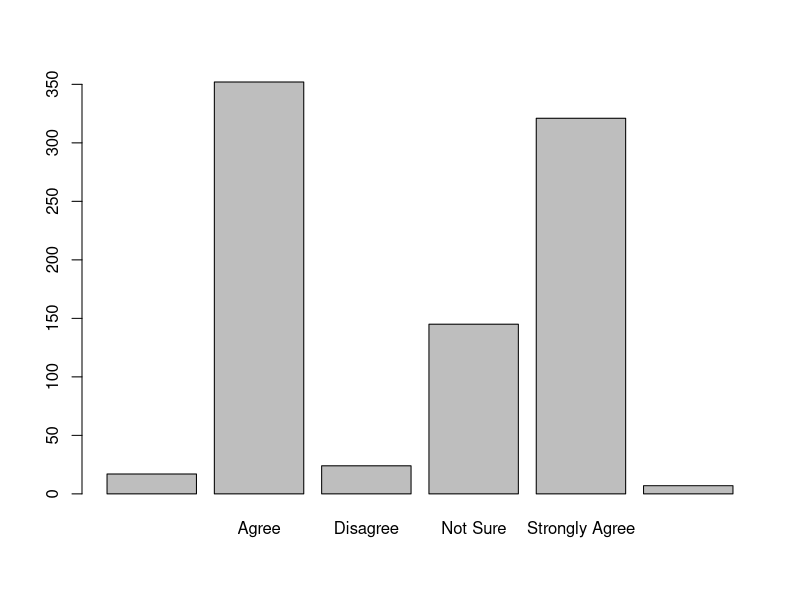
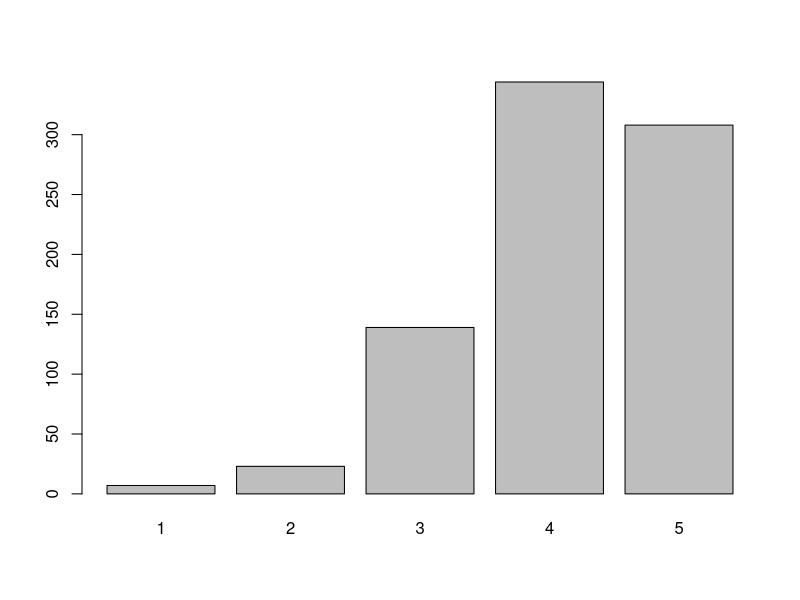
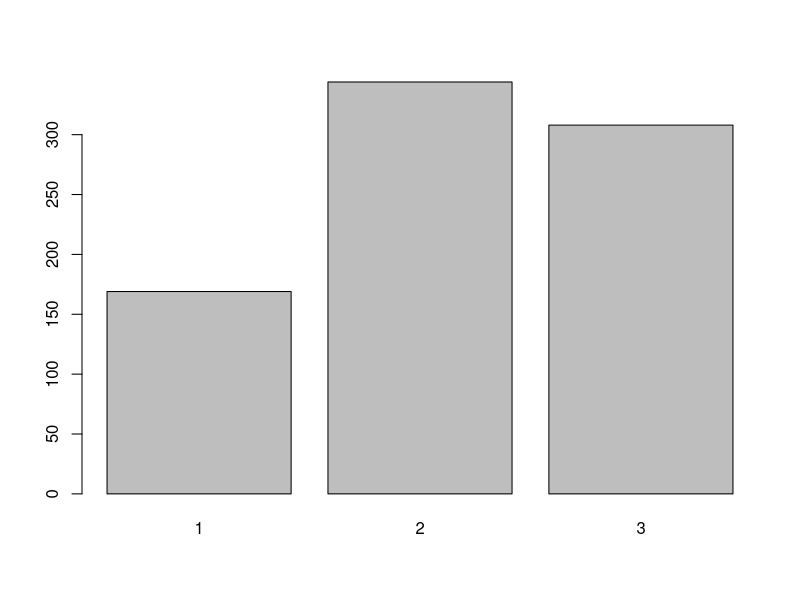
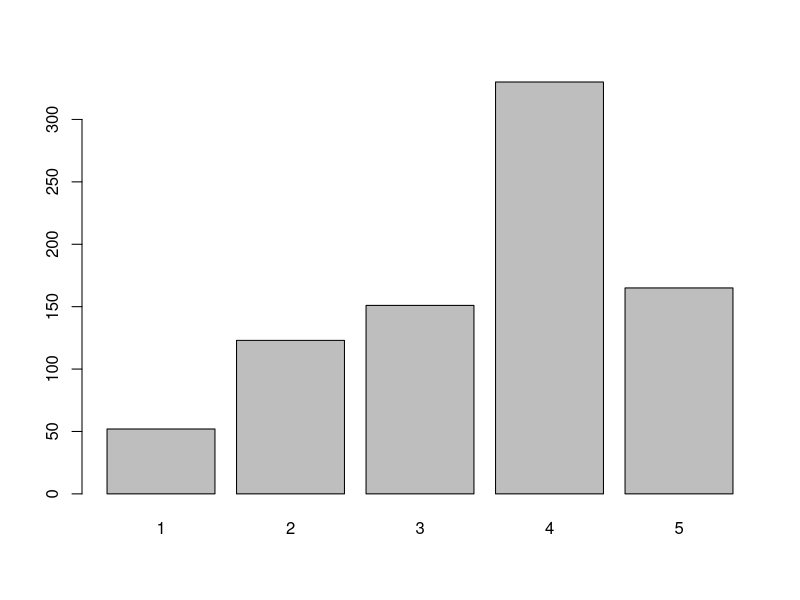
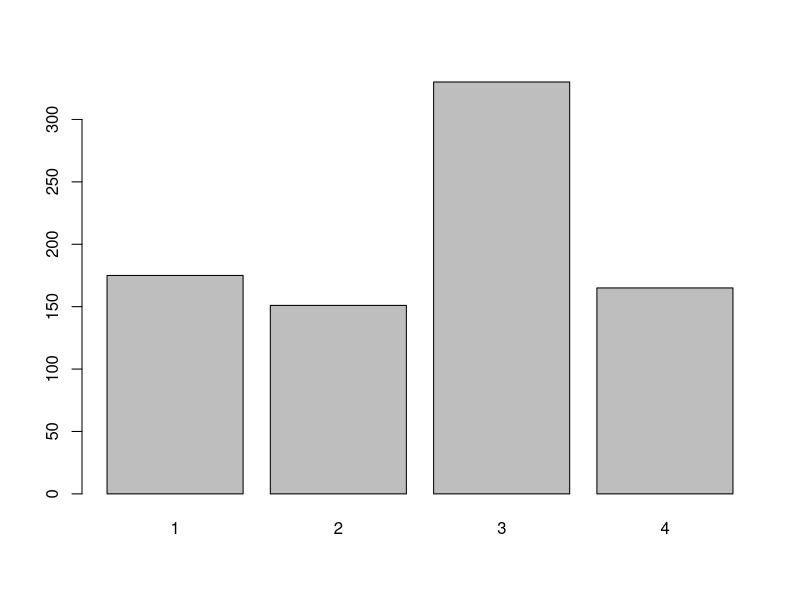
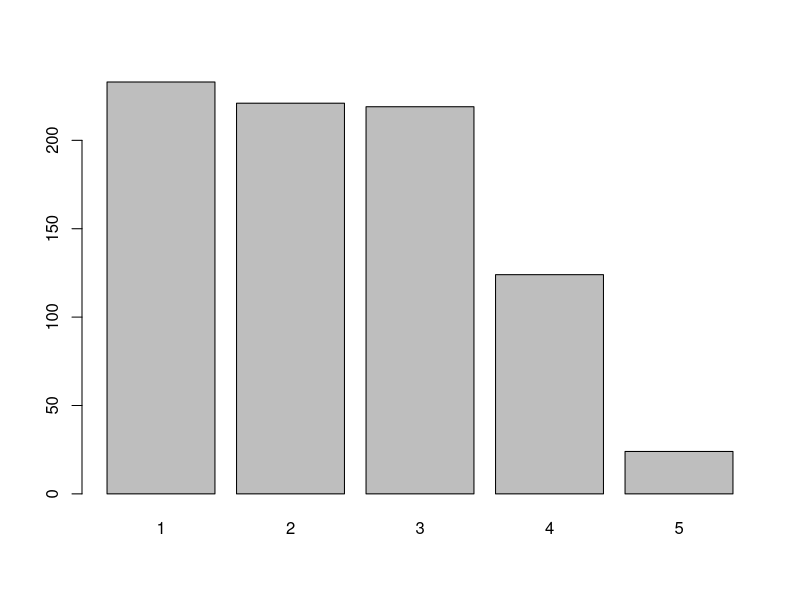
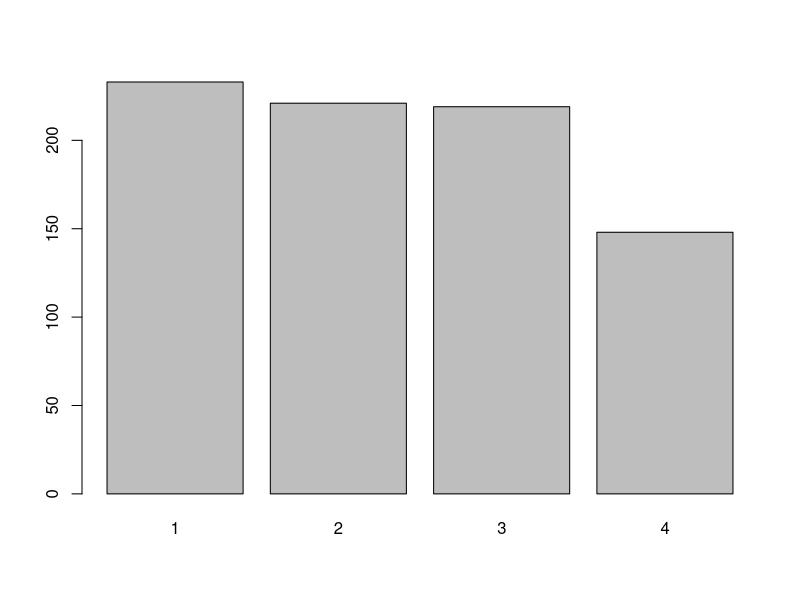
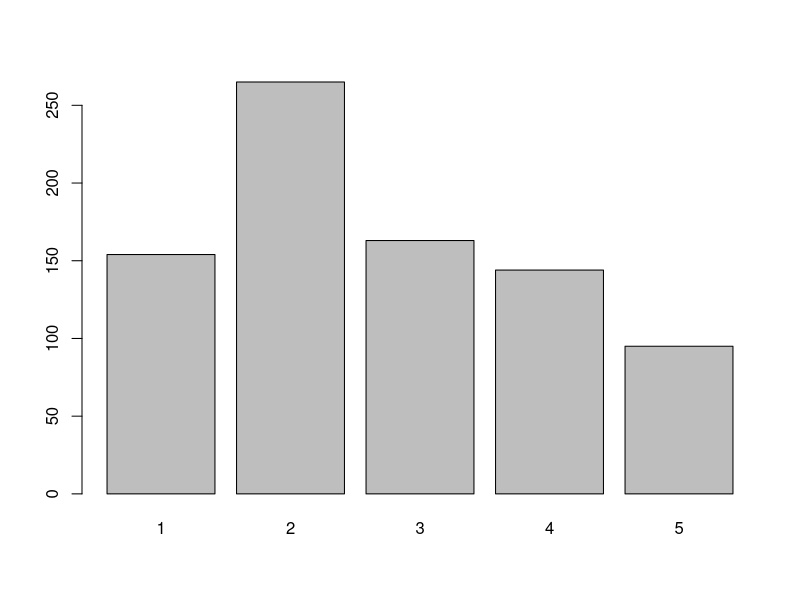

The R source for these figures, in order:
## ---- chunk 1
stem_org = read.csv("stem.csv")

# subset out original dataset
stem = stem_org[1:866,]
## ---- chunk 2
# ordinal pooling, questions Q3.1 to Q3.24
barplot(table(stem$Q3.1))
table(stem$Q3.2)

# change to numeric 1-5
reordered = as.data.frame(sapply(stem, function(x) as.integer(factor(as.character(x), levels=c("Strongly Disagree","Disagree","Not Sure", "Agree", "Strongly Agree")))))

stem[24:47] = reordered[24:47]
## ---- chunk 3
# make a copy incase we need original rows for later analysis
stem_ordinal = stem[24:47]
stem_ordinal = na.omit(stem_ordinal)
## ---- chunk 4
#### Q3.1 ####

# checking
barplot(table(stem_ordinal$Q3.1))
cat("Total of all levels:", sum(table(stem_ordinal$Q3.1)), "\n")
cat("Total of levels:", sum(table(stem_ordinal$Q3.1)[1:3]), "\n")

# changing levels
stem_ordinal$Q3.1[stem_ordinal$Q3.1 == 1 | stem_ordinal$Q3.1 == 2 | stem_ordinal$Q3.1 == 3 ] <- 1
stem_ordinal$Q3.1[stem_ordinal$Q3.1 == 4] <- 2
stem_ordinal$Q3.1[stem_ordinal$Q3.1 == 5] <- 3

# checking after 
barplot(table(stem_ordinal$Q3.1)) # good

#### Q3.2 ####

# checking
barplot(table(stem_ordinal$Q3.2))
total=sum(table(stem_ordinal$Q3.2))
levels=sum(table(stem_ordinal$Q3.2)[1:2])

cat("Total of levels:", levels, "\n")
cat("Proportion of levels to total", levels/total, "\n")


# changing levels
stem_ordinal$Q3.2[stem_ordinal$Q3.2 == 1 | stem_ordinal$Q3.2 == 2] <- 1
stem_ordinal$Q3.2[stem_ordinal$Q3.2 == 3] <- 2
stem_ordinal$Q3.2[stem_ordinal$Q3.2 == 4] <- 3
stem_ordinal$Q3.2[stem_ordinal$Q3.2 == 5] <- 4


# checking after 
barplot(table(stem_ordinal$Q3.2)) # good

#### Q3.3 ####

# checking
barplot(table(stem_ordinal$Q3.3))
total=sum(table(stem_ordinal$Q3.3))
levels=sum(table(stem_ordinal$Q3.3)[4:5])

cat("Total of levels:", levels, "\n")
cat("Proportion of levels to total", levels/total, "\n")

# changing levels
stem_ordinal$Q3.3[stem_ordinal$Q3.3 == 4 | stem_ordinal$Q3.3 == 5] <- 4

# checking after 
barplot(table(stem_ordinal$Q3.3)) # good


#### Q3.4 ####

# checking
barplot(table(stem_ordinal$Q3.4))
total=sum(table(stem_ordinal$Q3.4))
levels=sum(table(stem_ordinal$Q3.4)[5])

cat("Total of levels:", levels, "\n")
cat("Proportion of levels to total", levels/total, "\n") # over 10% for 5 levels so clear

# checking after 
barplot(table(stem_ordinal$Q3.4)) # good


#### Q3.5 ####

# checking
barplot(table(stem_ordinal$Q3.5))
total=sum(table(stem_ordinal$Q3.5))
levels=sum(table(stem_ordinal$Q3.5)[5])

cat("Total of levels:", levels, "\n")
cat("Proportion of levels to total", levels/total, "\n")

# checking after 
barplot(table(stem_ordinal$Q3.5)) # good


#### Q3.6 ####

# checking
barplot(table(stem_ordinal$Q3.6))
total=sum(table(stem_ordinal$Q3.6))
levels=sum(table(stem_ordinal$Q3.6)[1])

cat("Total of levels:", levels, "\n")
cat("Proportion of levels to total", levels/total, "\n") # proportion is not at least 10%, combine 1 & 2

# changing levels
stem_ordinal$Q3.6[stem_ordinal$Q3.6 == 1 | stem_ordinal$Q3.3 == 2] <- 1
stem_ordinal$Q3.6[stem_ordinal$Q3.6 == 3] <- 2
stem_ordinal$Q3.6[stem_ordinal$Q3.6 == 4] <- 3
stem_ordinal$Q3.6[stem_ordinal$Q3.6 == 5] <- 4

# checking after 
barplot(table(stem_ordinal$Q3.6)) # good
## ---- chunk 5
#### Q3.7 ####

# checking
barplot(table(stem_ordinal$Q3.7))
total=sum(table(stem_ordinal$Q3.7))
levels=sum(table(stem_ordinal$Q3.7)[5])

cat("Total of levels:", levels, "\n")
cat("Proportion of levels to total", levels/total, "\n") # proportion is not at least 10%, combine 4 & 5

# changing levels
stem_ordinal$Q3.7[stem_ordinal$Q3.7 == 4 | stem_ordinal$Q3.7 == 5] <- 4

# checking after 
barplot(table(stem_ordinal$Q3.7)) # good


#### Q3.8 ####
# checking
barplot(table(stem_ordinal$Q3.8))
total=sum(table(stem_ordinal$Q3.8))
levels=sum(table(stem_ordinal$Q3.8)[1])

cat("Total of levels:", levels, "\n")
cat("Proportion of levels to total", levels/total, "\n") # not 10%, combine 1 & 2

# changing levels
stem_ordinal$Q3.8[stem_ordinal$Q3.8 == 1 | stem_ordinal$Q3.8 == 2] <- 1
stem_ordinal$Q3.8[stem_ordinal$Q3.8 == 3] <- 2
stem_ordinal$Q3.8[stem_ordinal$Q3.8 == 4] <- 3
stem_ordinal$Q3.8[stem_ordinal$Q3.8 == 5] <- 4
# checking after 
barplot(table(stem_ordinal$Q3.8)) # good


#### Q3.9 ####
# checking
barplot(table(stem_ordinal$Q3.9))
total=sum(table(stem_ordinal$Q3.9))
levels=sum(table(stem_ordinal$Q3.9)[1])
levels2=sum(table(stem_ordinal$Q3.9)[5])

cat("Total of levels:", levels, "\n")
cat("Proportion of levels to total", levels/total, "\n") # factor 1 not 10%, combine 1 & 2. 
cat("Proportion of levels to total", levels2/total, "\n") # Factor 5 not 10%, combine 4 & 5.

# changing levels
stem_ordinal$Q3.9[stem_ordinal$Q3.9 == 1 | stem_ordinal$Q3.9 == 2] <- 1
stem_ordinal$Q3.9[stem_ordinal$Q3.9 == 3] <- 2
stem_ordinal$Q3.9[stem_ordinal$Q3.9 == 4 | stem_ordinal$Q3.9 == 5] <- 3

# checking after 
barplot(table(stem_ordinal$Q3.9)) # good


#### Q3.10 ####
# checking
barplot(table(stem_ordinal$Q3.10))
total=sum(table(stem_ordinal$Q3.10))
levels=sum(table(stem_ordinal$Q3.10)[1:3])

cat("Total of levels:", levels, "\n")
cat("Proportion of levels to total", levels/total, "\n")

# changing levels
stem_ordinal$Q3.10[stem_ordinal$Q3.10 == 1 | stem_ordinal$Q3.10 == 2 |stem_ordinal$Q3.10 == 3] <- 1
stem_ordinal$Q3.10[stem_ordinal$Q3.10 == 4] <- 2
stem_ordinal$Q3.10[stem_ordinal$Q3.10 == 5] <- 3

# checking after 
barplot(table(stem_ordinal$Q3.10)) # good


#### Q3.11 ####
# checking
barplot(table(stem_ordinal$Q3.11))
total=sum(table(stem_ordinal$Q3.11))
levels=sum(table(stem_ordinal$Q3.11)[4:5])

cat("Total of levels:", levels, "\n")
cat("Proportion of levels to total", levels/total, "\n") # factors 4 & 5 are 20%, combine.

# changing levels
stem_ordinal$Q3.11[stem_ordinal$Q3.11 == 4 | stem_ordinal$Q3.11 == 5] <- 4

# checking after 
barplot(table(stem_ordinal$Q3.11)) # good


#### Q3.12 ####
# checking
barplot(table(stem_ordinal$Q3.12))
total=sum(table(stem_ordinal$Q3.12))
levels=sum(table(stem_ordinal$Q3.12)[5])

cat("Total of levels:", levels, "\n")
cat("Proportion of levels to total", levels/total, "\n") # smallest factor takes up over 10%, no changes.

# changing levels
# no changing levels

# checking after
barplot(table(stem_ordinal$Q3.12)) # good
## ---- chunk 6
#### Q3.13 ####
# checking
barplot(table(stem_ordinal$Q3.13))
total=sum(table(stem_ordinal$Q3.13))
levels=sum(table(stem_ordinal$Q3.13)[1])
levels2=sum(table(stem_ordinal$Q3.13)[5])

cat("Total of levels:", levels, "\n")
cat("Proportion of levels to total", levels/total, "\n") 
cat("Proportion of levels to total", levels2/total, "\n") 
# level5 by itself not over 10%, combine with 4. level 1 by itself not ove 10%, combine with 2.

# changing levels
stem_ordinal$Q3.13[stem_ordinal$Q3.13 == 1 | stem_ordinal$Q3.13 == 2] <- 1
stem_ordinal$Q3.13[stem_ordinal$Q3.13 == 3] <- 2
stem_ordinal$Q3.13[stem_ordinal$Q3.13 == 4 | stem_ordinal$Q3.13 == 5] <- 3

# checking after 
barplot(table(stem_ordinal$Q3.13))


#### Q3.14 ####
# checking
barplot(table(stem_ordinal$Q3.14))
total=sum(table(stem_ordinal$Q3.14))
levels=sum(table(stem_ordinal$Q3.14)[1])
levels2=sum(table(stem_ordinal$Q3.14)[5])

cat("Total of levels:", levels, "\n")
cat("Proportion of levels to total", levels/total, "\n") 
cat("Proportion of levels to total", levels2/total, "\n") 
# combine level 1 & 2, since less than 10%

# changing levels
stem_ordinal$Q3.14[stem_ordinal$Q3.14 == 1 | stem_ordinal$Q3.14 == 2] <- 1
stem_ordinal$Q3.14[stem_ordinal$Q3.14 == 3] <- 2
stem_ordinal$Q3.14[stem_ordinal$Q3.14 == 4] <- 3
stem_ordinal$Q3.14[stem_ordinal$Q3.14 == 5] <- 4

# checking after 
barplot(table(stem_ordinal$Q3.14))


#### Q3.15 ####
barplot(table(stem_ordinal$Q3.15))

total=sum(table(stem_ordinal$Q3.15))
levels=sum(table(stem_ordinal$Q3.15)[1:3])

cat("Total of levels:", levels, "\n")
cat("Proportion of levels to total", levels/total, "\n")

# changing levels
stem_ordinal$Q3.15[stem_ordinal$Q3.15 == 1 | stem_ordinal$Q3.15 == 2 | stem_ordinal$Q3.15 == 3] <- 1
stem_ordinal$Q3.15[stem_ordinal$Q3.15 == 4] <- 2
stem_ordinal$Q3.15[stem_ordinal$Q3.15 == 5] <- 3

# checking after 
barplot(table(stem_ordinal$Q3.15))


#### Q3.16 ####
# checking
barplot(table(stem_ordinal$Q3.16))
total=sum(table(stem_ordinal$Q3.16))
levels=sum(table(stem_ordinal$Q3.16)[4:5])

cat("Total of levels:", levels, "\n")
cat("Proportion of levels to total", levels/total, "\n")

# changing levels
stem_ordinal$Q3.16[stem_ordinal$Q3.16 == 1] <- 1
stem_ordinal$Q3.16[stem_ordinal$Q3.16 == 2] <- 2
stem_ordinal$Q3.16[stem_ordinal$Q3.16 == 3] <- 3
stem_ordinal$Q3.16[stem_ordinal$Q3.16 == 4| stem_ordinal$Q3.16 == 5] <- 4
# checking after 
barplot(table(stem_ordinal$Q3.16))


#### Q3.17 ####
# checking
barplot(table(stem_ordinal$Q3.17))
total=sum(table(stem_ordinal$Q3.17))
levels=sum(table(stem_ordinal$Q3.17)[5])

cat("Total of levels:", levels, "\n")
cat("Proportion of levels to total", levels/total, "\n") # smallest factor, 5, not over 10% on its own so combine with 4.


# changing levels
stem_ordinal$Q3.17[stem_ordinal$Q3.17 == 1] <- 1
stem_ordinal$Q3.17[stem_ordinal$Q3.17 == 2] <- 2
stem_ordinal$Q3.17[stem_ordinal$Q3.17 == 3] <- 3
stem_ordinal$Q3.17[stem_ordinal$Q3.17 == 4| stem_ordinal$Q3.17 == 5] <- 4

# checking after 
barplot(table(stem_ordinal$Q3.17))


#### Q3.18 ####
# checking
barplot(table(stem_ordinal$Q3.18))
total=sum(table(stem_ordinal$Q3.18))
levels=sum(table(stem_ordinal$Q3.18)[1:2])

cat("Total of levels:", levels, "\n")
cat("Proportion of levels to total", levels/total, "\n") 

# changing levels
stem_ordinal$Q3.18[stem_ordinal$Q3.18 == 1| stem_ordinal$Q3.18 == 2] <- 1
stem_ordinal$Q3.18[stem_ordinal$Q3.18 == 3] <- 2
stem_ordinal$Q3.18[stem_ordinal$Q3.18 == 4] <- 3
stem_ordinal$Q3.18[stem_ordinal$Q3.18 == 5] <- 4
# checking after 
barplot(table(stem_ordinal$Q3.18))
## ---- chunk 7
#### Q3.19 ####
# checking
barplot(table(stem_ordinal$Q3.19))
total=sum(table(stem_ordinal$Q3.19))
levels=sum(table(stem_ordinal$Q3.19)[1:3])

cat("Total of levels:", levels, "\n")
cat("Proportion of levels to total", levels/total, "\n") 

# changing levels
stem_ordinal$Q3.19[stem_ordinal$Q3.19 == 1 | stem_ordinal$Q3.19 == 2 | stem_ordinal$Q3.19 == 3 ] <- 1
stem_ordinal$Q3.19[stem_ordinal$Q3.19 == 4] <- 2
stem_ordinal$Q3.19[stem_ordinal$Q3.19 == 5] <- 3

# checking after 
barplot(table(stem_ordinal$Q3.19))


#### Q3.20 ####
# checking
barplot(table(stem_ordinal$Q3.20))
total=sum(table(stem_ordinal$Q3.20))
levels=sum(table(stem_ordinal$Q3.20)[1:3])
cat("Total of levels:", levels, "\n")
cat("Proportion of levels to total", levels/total, "\n") 

# changing levels
stem_ordinal$Q3.20[stem_ordinal$Q3.20 == 1 | stem_ordinal$Q3.20 == 2 | stem_ordinal$Q3.20 == 3] <- 1
stem_ordinal$Q3.20[stem_ordinal$Q3.20 == 4] <- 2
stem_ordinal$Q3.20[stem_ordinal$Q3.20 == 5] <- 3

# checking after 
barplot(table(stem_ordinal$Q3.20))



#### Q3.21 ####
# checking
barplot(table(stem_ordinal$Q3.21))
total=sum(table(stem_ordinal$Q3.21))
levels=sum(table(stem_ordinal$Q3.21)[1:3]) 
cat("Total of levels:", levels, "\n")
cat("Proportion of levels to total", levels/total, "\n") 
# after combining 3 levels, still under 10% of total, so we combine 4.

# changing levels
stem_ordinal$Q3.21[stem_ordinal$Q3.21 == 1 | stem_ordinal$Q3.21 == 2 | stem_ordinal$Q3.21 == 3 |  stem_ordinal$Q3.21 == 4] <- 1
stem_ordinal$Q3.21[stem_ordinal$Q3.21 == 5] <- 2

# checking after 
barplot(table(stem_ordinal$Q3.21))


#### Q3.22 ####
# checking
barplot(table(stem_ordinal$Q3.22))
total=sum(table(stem_ordinal$Q3.22))
levels=sum(table(stem_ordinal$Q3.22)[1:3]) 
cat("Total of levels:", levels, "\n")
cat("Proportion of levels to total", levels/total, "\n") 

# changing levels
stem_ordinal$Q3.22[stem_ordinal$Q3.22 == 1 | stem_ordinal$Q3.22 == 2 | stem_ordinal$Q3.22 == 3] <- 1
stem_ordinal$Q3.22[stem_ordinal$Q3.22 == 4] <- 2
stem_ordinal$Q3.22[stem_ordinal$Q3.22 == 5] <- 3

# checking after 
barplot(table(stem_ordinal$Q3.22))


#### Q3.23 ####
# checking
barplot(table(stem_ordinal$Q3.23))
total=sum(table(stem_ordinal$Q3.23))
levels=sum(table(stem_ordinal$Q3.23)[1:3]) 
cat("Total of levels:", levels, "\n")
cat("Proportion of levels to total", levels/total, "\n") 

# changing levels
stem_ordinal$Q3.23[stem_ordinal$Q3.23 == 1 | stem_ordinal$Q3.23 == 2 | stem_ordinal$Q3.23 == 3] <- 1
stem_ordinal$Q3.23[stem_ordinal$Q3.23 == 4] <- 2
stem_ordinal$Q3.23[stem_ordinal$Q3.23 == 5] <- 3

# checking after 
barplot(table(stem_ordinal$Q3.23))


#### Q3.24 ####
# checking
barplot(table(stem_ordinal$Q3.24))
total=sum(table(stem_ordinal$Q3.24))
levels=sum(table(stem_ordinal$Q3.24)[1:3]) 
cat("Total of levels:", levels, "\n")
cat("Proportion of levels to total", levels/total, "\n") 

# changing levels
stem_ordinal$Q3.24[stem_ordinal$Q3.24 == 1 | stem_ordinal$Q3.24 == 2 | stem_ordinal$Q3.24 == 3] <- 1
stem_ordinal$Q3.24[stem_ordinal$Q3.24 == 4] <- 2
stem_ordinal$Q3.24[stem_ordinal$Q3.24 == 5] <- 3

# checking after 
barplot(table(stem_ordinal$Q3.24))
## ---- chunk 8
# note: the new file has 821 rows instead of the original 866, because we removed NA's for pooling.
stem2 = stem
stem2_filtered = stem2[rownames(stem2) %in% rownames(stem_ordinal),]
stem2_filtered[24:47] = stem_ordinal

# save csv, use for factor analysis + other analysis
write.csv(stem2_filtered, "pooled_stem.csv")
